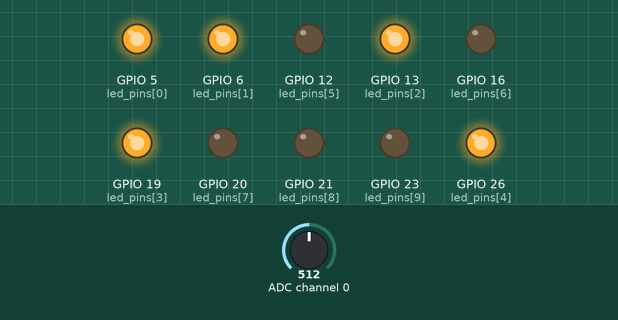
The program below on a simulated Raspberry Pi (BCM pin numbers). Shown: output pins drawn as LEDs (lit = HIGH). The test bench sets the inputs (shaded band); at power-on: ADC channel 0 = 512 (analog values on the 0–1023 scale). Pins used as bus, display or sensor lines are not drawn; what the program prints to the terminal is not drawn.

Above: at 2.2 s.
2.3 s: ADC channel 0 set to 546
3.8 s: ADC channel 0 set to 566
At 5.0 s:
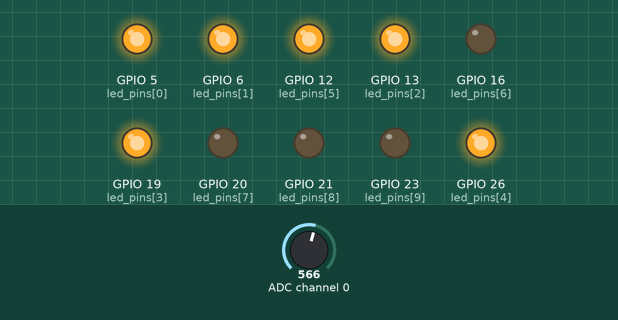
5.3 s: ADC channel 0 set to 716
At 5.9 s:
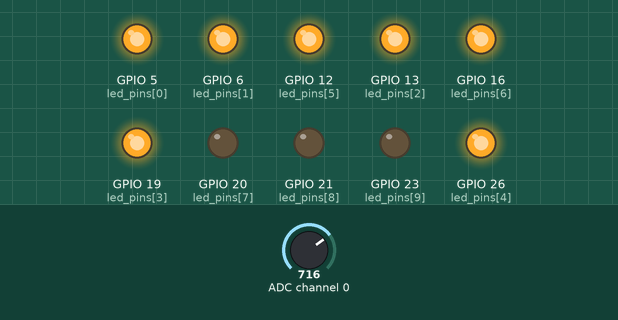
6.8 s: ADC channel 0 set to 730
8.3 s: ADC channel 0 set to 754
At 9.4 s:
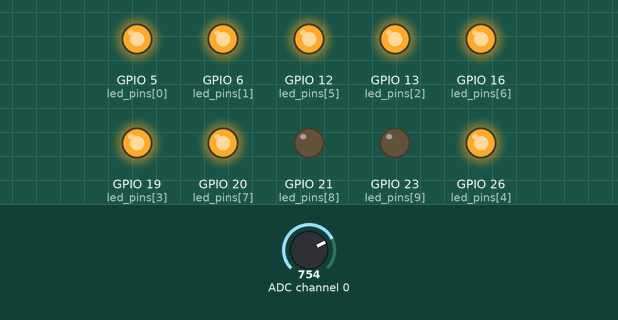
9.8 s: ADC channel 0 set to 511
At 10.2 s:
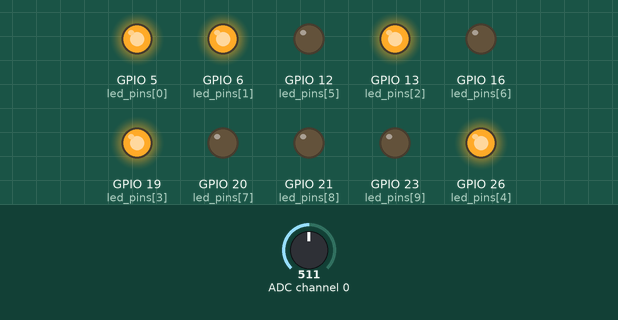
Timing chart, 0 to 12.3 s (numbered marks = the images above; inputs shaded):
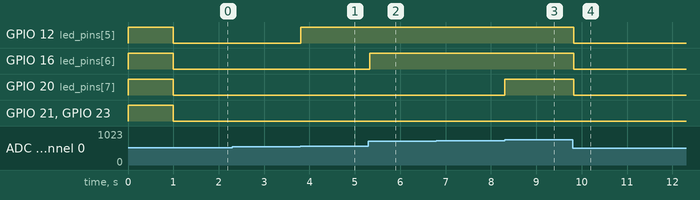

The program:

bright-led.py
```python
#!/usr/bin/env python3
# -*- coding: utf-8 -*

import RPi.GPIO as GPIO
from time import sleep

def readadc(adcnum, clockpin, mosipin, misopin, cspin):
	if adcnum > 7 or adcnum < 0:
		return -1
	GPIO.output(cspin, GPIO.HIGH)
	GPIO.output(clockpin, GPIO.LOW)
	GPIO.output(cspin, GPIO.LOW)

	commandout = adcnum
	commandout |= 0x18
	commandout <<= 3
	for i in range(5):
		if commandout & 0x80:
			GPIO.output(mosipin, GPIO.HIGH)
		else:
			GPIO.output(mosipin, GPIO.LOW)
		commandout <<= 1
		GPIO.output(clockpin, GPIO.HIGH)
		GPIO.output(clockpin, GPIO.LOW)
	adcout = 0

	# MCP3008 は 10 bit なので、先頭 null bit を加味した 11 bit 取得
	for i in range(11):
		GPIO.output(clockpin, GPIO.HIGH)
		GPIO.output(clockpin, GPIO.LOW)
		adcout <<= 1
		if i > 0 and GPIO.input(misopin) == GPIO.HIGH:
			adcout |= 0x1
	GPIO.output(cspin, GPIO.HIGH)
	return adcout

GPIO.setmode(GPIO.BCM)

# 配列を利用
led_pins = (5, 6, 13, 19, 26, 12, 16, 20, 21, 23)
led_stats = [False, False, False, False, False, False, False, False, False, False ]

SPICLK = 11
SPIMOSI = 10
SPIMISO = 9
SPICS = 8

GPIO.setup(SPICLK, GPIO.OUT)
GPIO.setup(SPIMOSI, GPIO.OUT)
GPIO.setup(SPIMISO, GPIO.IN)
GPIO.setup(SPICS, GPIO.OUT)

# 一括して出力設定を実施
for pin in led_pins:
	GPIO.setup(pin, GPIO.OUT)

print('初期化開始')
for pin in led_pins:
	GPIO.output(pin, GPIO.HIGH)
sleep(1)
for pin in led_pins:
	GPIO.output(pin, GPIO.LOW)
print('初期化終了')

try:
	while True:
		inputVal0 = readadc(0, SPICLK, SPIMOSI, SPIMISO, SPICS)

    # レベルメーターとして点灯させる範囲を計算する
		# 10 bit の最大値は 1023
		# 今回の表示するパターン数は 11 通りなので、
		# 1023 / 11 = 93 となる
		led_bright_at = int(inputVal0 / 93)
		# print(inputVal0, led_bright_at)

		# 一つずつled_pinsを灯していく
		for i, s in enumerate(led_stats):
			if i < led_bright_at:
				led_stats[i] = True
			else:
				led_stats[i] = False

		for i, pin in enumerate(led_pins):
			GPIO.output(pin, led_stats[i])

		sleep(0.08)
except KeyboardInterrupt:
	pass
finally:
	GPIO.cleanup()
```

Measured:
- the behaviour switches between 557 and 558 on ADC channel 0 (found by bisection; images 0 and 1)
- the behaviour switches between 743 and 744 on ADC channel 0 (found by bisection; images 2 and 3)
- after the input at 2.3 s, every drawn part: stays the same
- after the input at 3.8 s, GPIO 12 (led_pins[5]): LOW → HIGH at once
- after the input at 5.3 s, GPIO 16 (led_pins[6]): LOW → HIGH at once
- after the input at 6.8 s, every drawn part: stays the same
- after the input at 8.3 s, GPIO 20 (led_pins[7]): LOW → HIGH at once
- after the input at 9.8 s, GPIO 12 (led_pins[5]), GPIO 16 (led_pins[6]), GPIO 20 (led_pins[7]): HIGH → LOW at once
